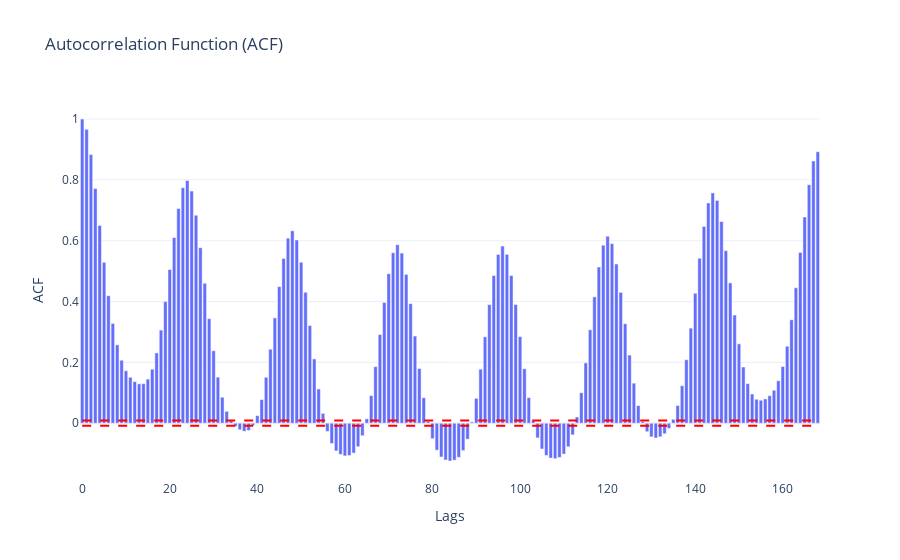

Notebook code for this chart:
### Code cell
plot_acf(df['load'], nlags=168).show()

### Figure 1 — Plotly figure (JSON) as saved in the notebook; plotly's stock layout.template omitted (floating-point values rounded to 4 significant figures; data arrays with more than 128 entries replaced by an {"elided": "..."} marker saying what was removed)
{"data": [{"type": "bar", "x": {"elided": "169 int values"}, "y": {"elided": "169 float values"}}], "layout": {"shapes": [{"line": {"color": "Red", "dash": "dash"}, "type": "line", "x0": 0, "x1": 168, "y0": 0.008731, "y1": 0.008731}, {"line": {"color": "Red", "dash": "dash"}, "type": "line", "x0": 0, "x1": 168, "y0": -0.008731, "y1": -0.008731}], "title": {"text": "Autocorrelation Function (ACF)"}, "xaxis": {"title": {"text": "Lags"}}, "yaxis": {"title": {"text": "ACF"}}}}
